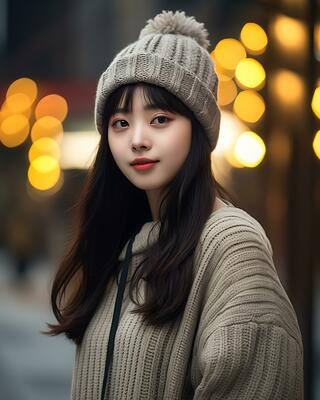
#> input picture Cartoonify_image/test_img.jpg, 320 x 400 px
$ python cartoonifier.py
#> lines starting #> are read from the running program, lines starting #| are printed output that depends on the picture; after the words box and inside, x2 and y2 are one past the last pixel; in counts of white or black regions, pixels touching at a corner belong together
import cv2

# Read input image
img = cv2.imread('test_img.jpg')
#> img is the input picture: shape (400, 320, 3); mean B, G, R 66.1, 84.6, 96.8

# Convert to grayscale
gray = cv2.cvtColor(img, cv2.COLOR_BGR2GRAY)
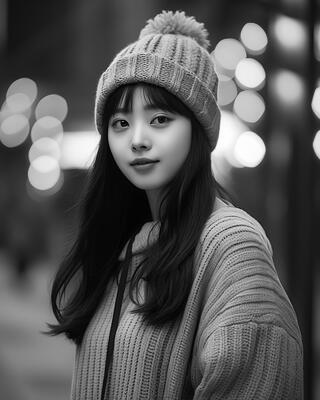
#> gray: shape (400, 320); min 0, max 255, mean 86.1

# Apply median blur to reduce noise
gray = cv2.medianBlur(gray, 5)
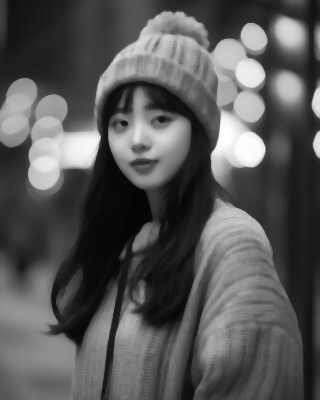
#> gray: shape (400, 320); min 3, max 254, mean 86.5

# Detect edges using adaptive thresholding
edges = cv2.adaptiveThreshold(gray, 255, cv2.ADAPTIVE_THRESH_MEAN_C, cv2.THRESH_BINARY, 9, 9)
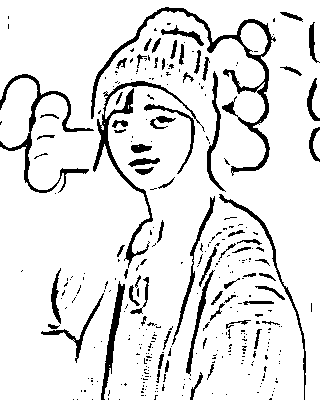
#> edges: shape (400, 320); 89.1% white; 325 black regions (254 under 20 px), largest, box (x1, y1, x2, y2) and area: (91, 7, 276, 176) 2424, (93, 81, 205, 268) 1551, (0, 74, 94, 193) 1307

# Apply bilateral filter to smooth the image while keeping edges sharp
color = cv2.bilateralFilter(img, 9, 250, 250)
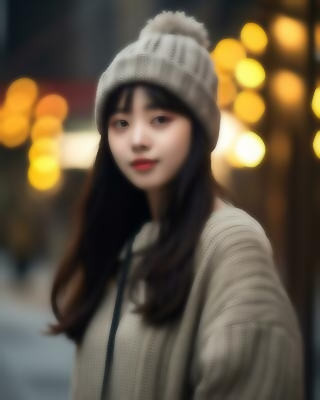
#> color: shape (400, 320, 3); mean B, G, R 66.1, 84.6, 96.9

# Combine the edges and color image
cartoon = cv2.bitwise_and(color, color, mask=edges)
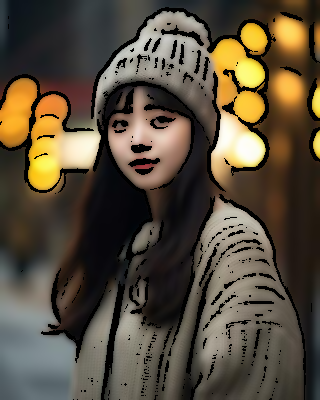
#> cartoon: shape (400, 320, 3); mean B, G, R 60.4, 76.9, 87.4

# Save output image
cv2.imwrite('cartoon_image.jpg', cartoon)
print("Successful")
